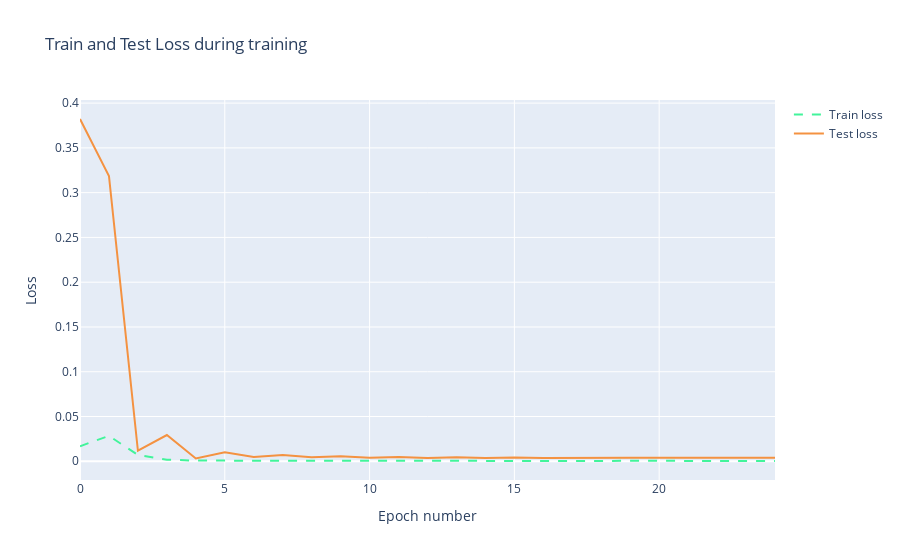

The cell this chart's notebook holds for it:
### Code cell
trace1 = go.Scatter(
    x = np.arange(0, len(history.history['loss']), 1),
    y = history.history['loss'],
    mode = 'lines',
    name = 'Train loss',
    line = dict(color=('rgb(66, 244, 155)'), width=2, dash='dash')
)
trace2 = go.Scatter(
    x = np.arange(0, len(history.history['val_loss']), 1),
    y = history.history['val_loss'],
    mode = 'lines',
    name = 'Test loss',
    line = dict(color=('rgb(244, 146, 65)'), width=2)
)

data = [trace1, trace2]
layout = dict(title = 'Train and Test Loss during training', 
              xaxis = dict(title = 'Epoch number'), yaxis = dict(title = 'Loss'))
fig = dict(data=data, layout=layout)
py.iplot(fig, filename='training_process')

### Figure 1 — Plotly figure (JSON) as saved in the notebook; plotly's stock layout.template omitted (floating-point values rounded to 4 significant figures)
{"data": [{"line": {"color": "rgb(66, 244, 155)", "dash": "dash", "width": 2}, "mode": "lines", "name": "Train loss", "type": "scatter", "x": [0, 1, 2, 3, 4, 5, 6, 7, 8, 9, 10, 11, 12, 13, 14, 15, 16, 17, 18, 19, 20, 21, 22, 23, 24], "y": [0.01685, 0.02837, 0.007027, 0.001735, 0.0007769, 0.0007315, 0.0003138, 0.0004807, 0.0003311, 0.0005007, 0.0003485, 0.0005515, 0.0003553, 0.0006067, 0.000352, 0.0006483, 0.0003421, 0.0006554, 0.0003277, 0.0006138, 0.0003156, 0.0005331, 0.0003202, 0.0004473, 0.0003448]}, {"line": {"color": "rgb(244, 146, 65)", "width": 2}, "mode": "lines", "name": "Test loss", "type": "scatter", "x": [0, 1, 2, 3, 4, 5, 6, 7, 8, 9, 10, 11, 12, 13, 14, 15, 16, 17, 18, 19, 20, 21, 22, 23, 24], "y": [0.3823, 0.3186, 0.01176, 0.02933, 0.003165, 0.01015, 0.004738, 0.007019, 0.004393, 0.005643, 0.003949, 0.004849, 0.003695, 0.004398, 0.003634, 0.004152, 0.003723, 0.004026, 0.003896, 0.003971, 0.004048, 0.003963, 0.0041, 0.003992, 0.004079]}], "layout": {"title": {"text": "Train and Test Loss during training"}, "xaxis": {"title": {"text": "Epoch number"}}, "yaxis": {"title": {"text": "Loss"}}}}
